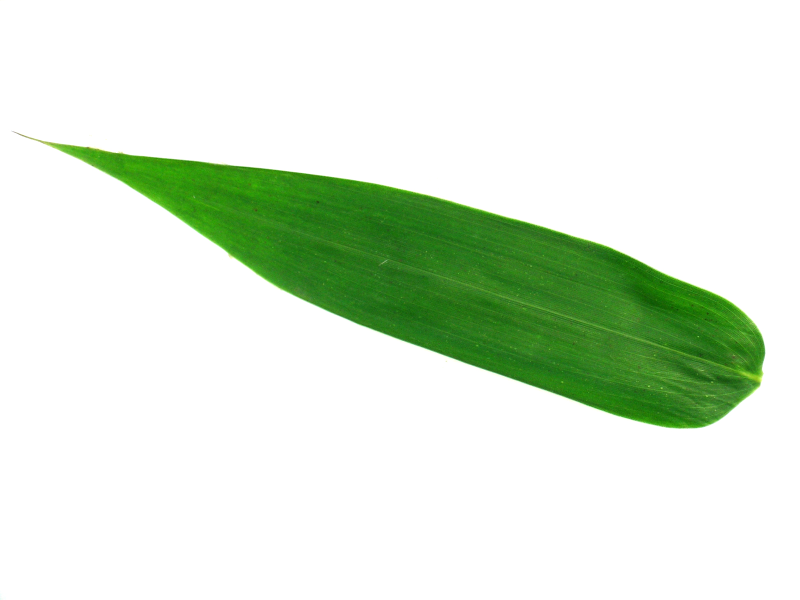
#> input picture model/Leaves/1013.jpg, 1600 x 1200 px, found by its file name (shown at 1/2 size); its folder holds only this picture in this run
$ jupyter execute --allow-errors Creating_Dataset_from_Images.ipynb   (shell and % lines are left out)   (older library calls are emulated)
#> lines starting #> are read from the running program, lines starting #| are printed output that depends on the picture; after the words box and inside, x2 and y2 are one past the last pixel; in counts of white or black regions, pixels touching at a corner belong together
**Creating Dataset from Images**

[cell 1]
from google.colab import drive
drive.mount('/content/drive')

[cell 2]
cd /content/drive/MyDrive/Inter-IIT

[cell 3]
import os
import cv2
import numpy as np
import pandas as pd

[cell 4]
import mahotas as mt
from matplotlib import pyplot as plt

[cell 5]
path = r'/content/drive/MyDrive/Inter-IIT/Leaves/'
img_folder = os.listdir(path)

[cell 6]
points_to_diff_category = [1001,1059,1060,1122,1552,1616,1123,1194,1195,1267,1268,1323,1324,1385,1386,1437,1497,1551,1438,1496,2001,2050,2051,2113,2114,2165,2166,2230,2231,2290,2291,2346,2347,2423,2424,2485,2486,2546,2547,2612,2616,2675,3001,3055,3056,3110,3111,3175,3176,3229,3230,3281,3282,3334,3335,3389,3390,3446,3447,3510,3511,3563,3566,3621]

[cell 7]
def form_dataset():
    attributes = ['target','area','perimeter','length','width','aspect_ratio','rectangularity','circularity','red_mean','green_mean','blue_mean','stddev_red','stddev_green','stddev_blue','contrast','correlation','inverse_difference_moments','entropy']
    df = pd.DataFrame([], columns=attributes)
    for file in img_folder:
        imgpath = path + file
        main_img = cv2.imread(imgpath)
#> main_img is the input picture: shape (1200, 1600, 3); mean B, G, R 215.3, 233.1, 219.3
        img = cv2.cvtColor(main_img, cv2.COLOR_BGR2RGB)
        gray = cv2.cvtColor(img,cv2.COLOR_RGB2GRAY)
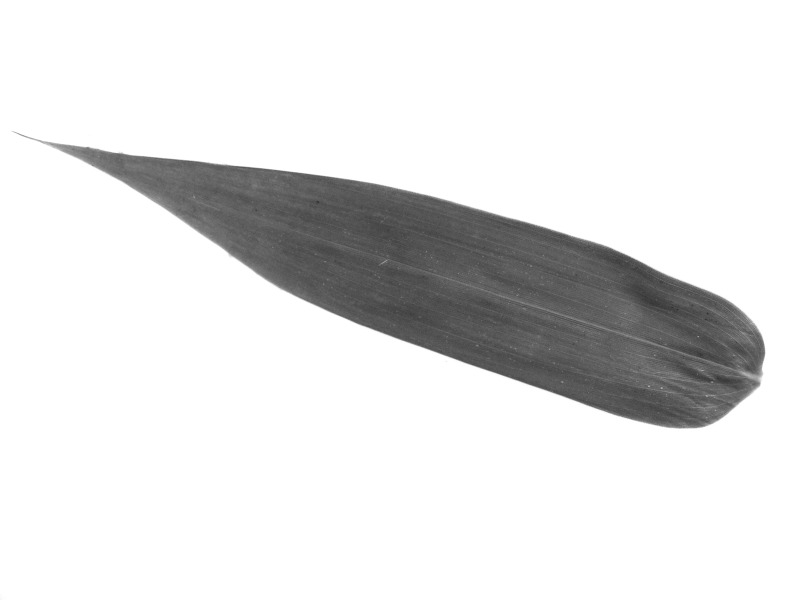
#> gray: shape (1200, 1600) (shown at 1/2 size); min 43, max 255, mean 226.9
        blur = cv2.GaussianBlur(gray, (25,25),0)
        ret_otsu,im_bw_otsu = cv2.threshold(blur,0,255,cv2.THRESH_BINARY_INV+cv2.THRESH_OTSU)
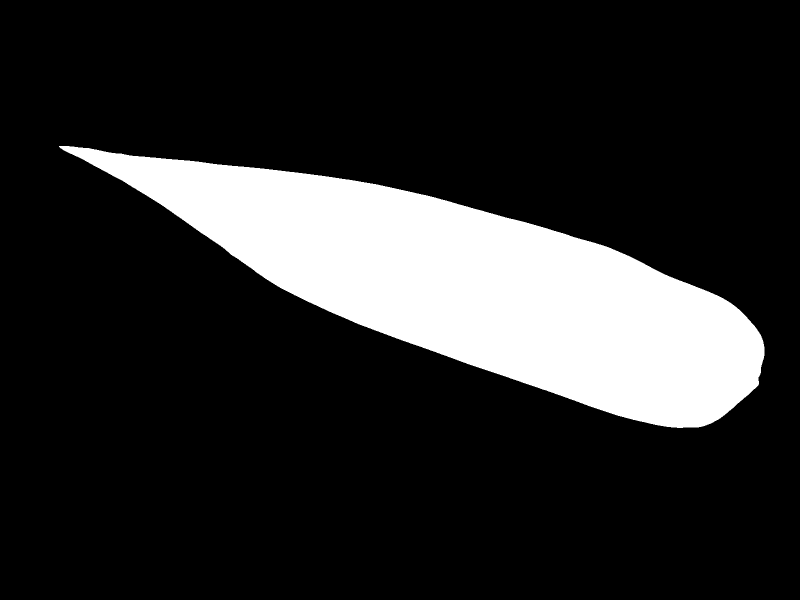
#> im_bw_otsu: shape (1200, 1600) (shown at 1/2 size); 17.1% white; 1 white region, box (x1, y1, x2, y2) and area: (118, 292, 1529, 856) 328544
#> ret_otsu = 174
        kernel = np.ones((50,50),np.uint8)
        closing = cv2.morphologyEx(im_bw_otsu, cv2.MORPH_CLOSE, kernel)
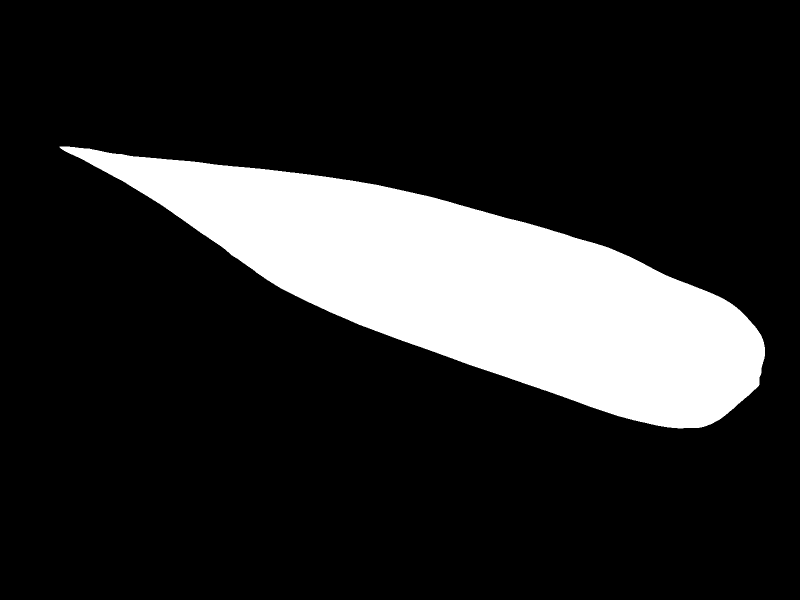
#> closing: shape (1200, 1600) (shown at 1/2 size); 17.1% white; 1 white region
        red_channel = img[:,:,0]
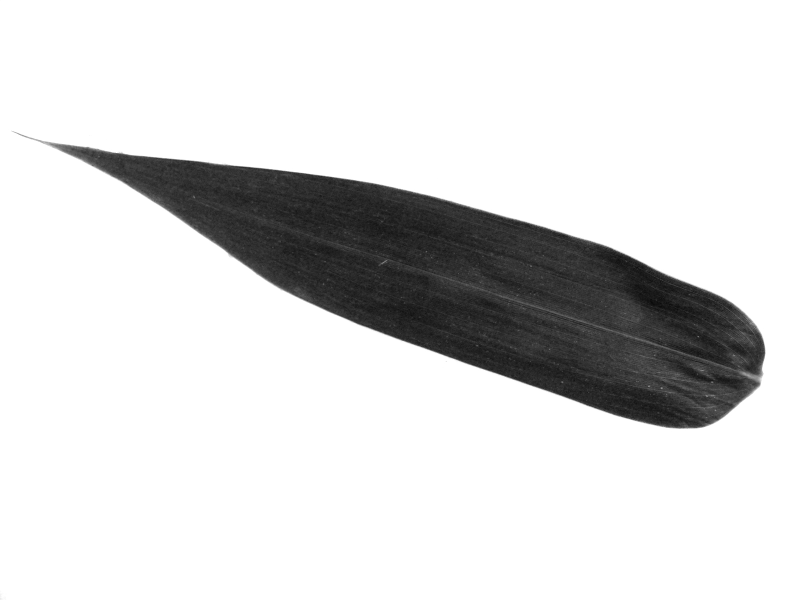
#> red_channel: shape (1200, 1600) (shown at 1/2 size); min 2, max 255, mean 219.3
        green_channel = img[:,:,1]
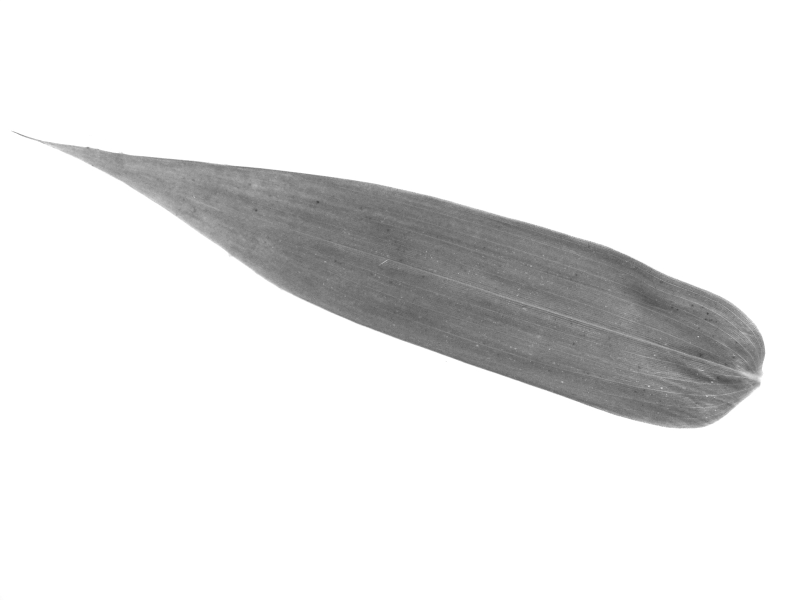
#> green_channel: shape (1200, 1600) (shown at 1/2 size); min 61, max 255, mean 233.1
        blue_channel = img[:,:,2]
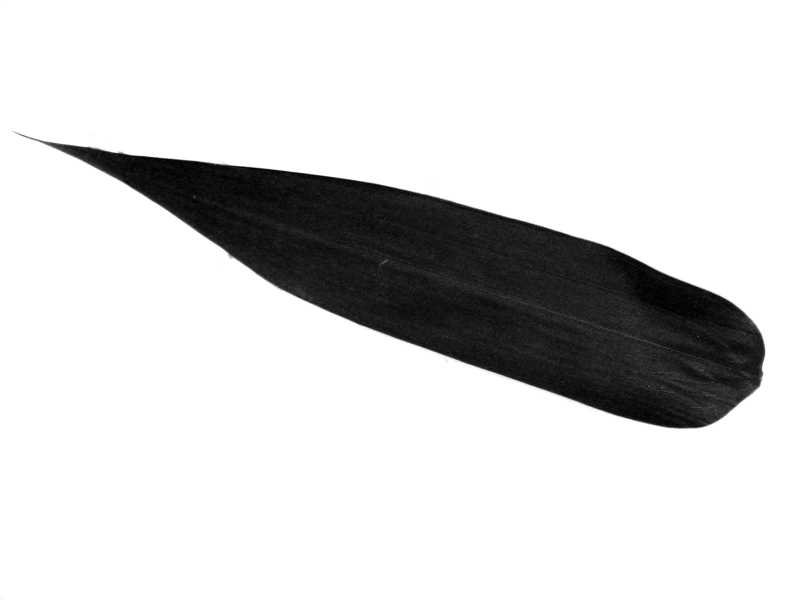
#> blue_channel: shape (1200, 1600) (shown at 1/2 size); min 0, max 255, mean 215.3
        blue_channel[blue_channel == 255] = 0
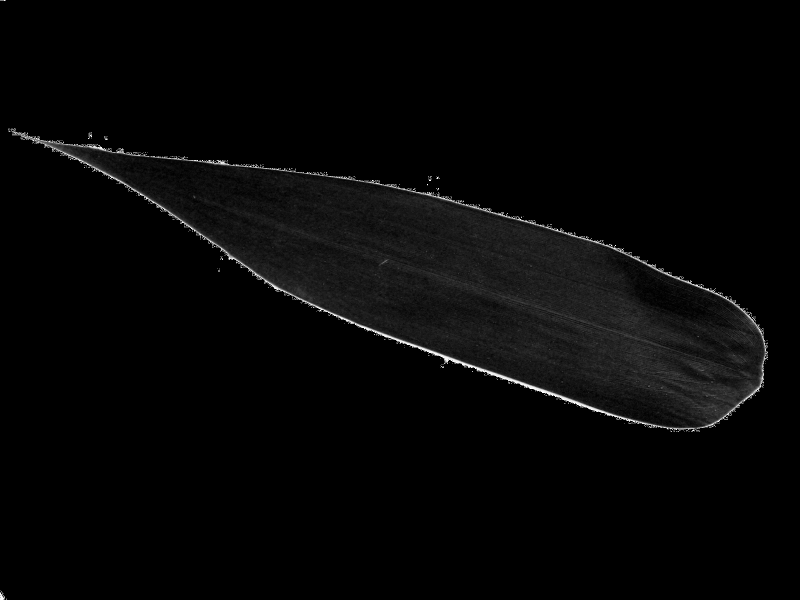
#> blue_channel: shape (1200, 1600) (shown at 1/2 size); min 0, max 254, mean 6
        green_channel[green_channel == 255] = 0
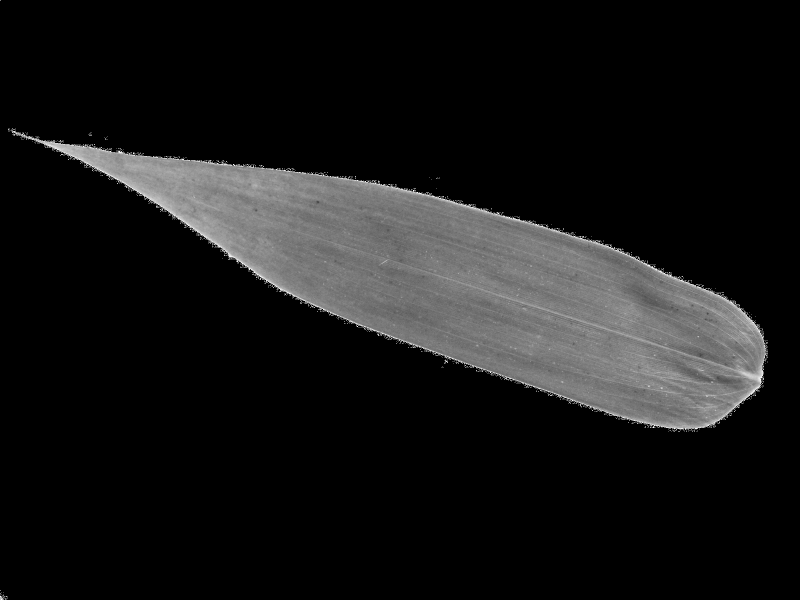
#> green_channel: shape (1200, 1600) (shown at 1/2 size); min 0, max 254, mean 23.1
        red_channel[red_channel == 255] = 0
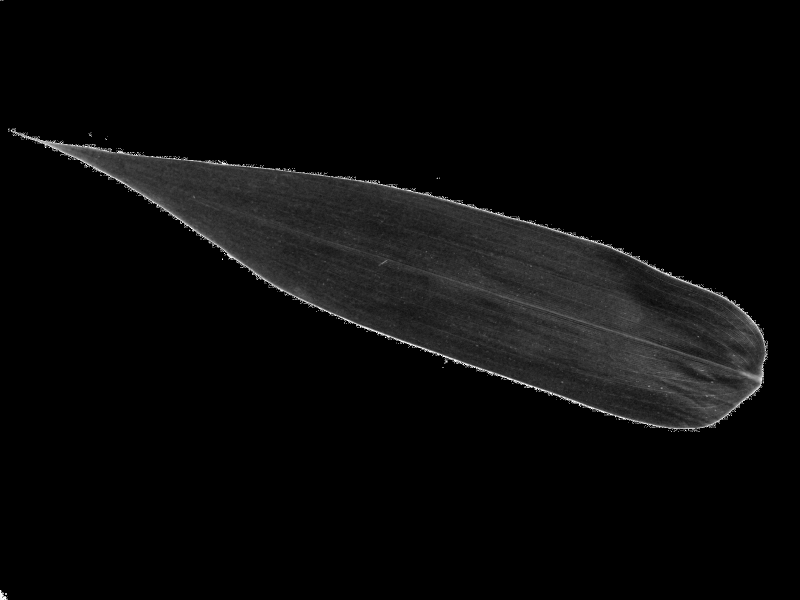
#> red_channel: shape (1200, 1600) (shown at 1/2 size); min 0, max 254, mean 9.7
        red_mean = np.mean(red_channel)
#> red_mean = 9.73
        green_mean = np.mean(green_channel)
#> green_mean = 23.09
        blue_mean = np.mean(blue_channel)
#> blue_mean = 5.96
        red_std = np.std(red_channel)
#> red_std = 25.74
        green_std = np.std(green_channel)
#> green_std = 50.92
        blue_std = np.std(blue_channel)
#> blue_std = 21
        contours, _ = cv2.findContours(closing,cv2.RETR_TREE,cv2.CHAIN_APPROX_SIMPLE)
#> contours = 1 contour; box (x1, y1, x2, y2) and area: (119, 293, 1530, 857) 327096
        cnt = contours[0]
#> cnt = contour of 1613 points, box (x1, y1, x2, y2) (119, 293, 1530, 857), area 327096
        Mom = cv2.moments(cnt)
#> Mom = moments, m00 327096, centre m10/m00, m01/m00 = (944.5, 572.8)
        area = cv2.contourArea(cnt)
#> area = 327096
        perimeter = cv2.arcLength(cnt,True)
#> perimeter = 3339.1
        x,y,w,h = cv2.boundingRect(cnt)
#> x = 119; y = 293; w = 1411; h = 564
        aspect_ratio = float(w)/h
#> aspect_ratio = 2.5
        rectangularity = w*h/area
#> rectangularity = 2.43
        circularity = ((perimeter)**2)/area
#> circularity = 34.09
        textures = mt.features.haralick(gray)
        ht_mean = textures.mean(axis=0)
        contrast = ht_mean[1]
        correlation = ht_mean[2]
        inverse_diff_moments = ht_mean[4]
        entropy = ht_mean[8]
        label=''
        label_num = int(file.split(".")[0])
        fl = 0
        i = 0
        for i in range(0,len(points_to_diff_category),2):
          if((label_num >= points_to_diff_category[i]) and (label_num <= points_to_diff_category[i+1])):
            fl = 1
            break
        if(fl==1):
          label = int((i/2))
        v = [label,area,perimeter,w,h,aspect_ratio,rectangularity,circularity,red_mean,green_mean,blue_mean,red_std,green_std,blue_std,contrast,correlation,inverse_diff_moments,entropy]
        temp = pd.DataFrame([v],columns=attributes)
        df = df.append(temp)
    return df

$ run again, on model/Leaves/1103.jpg
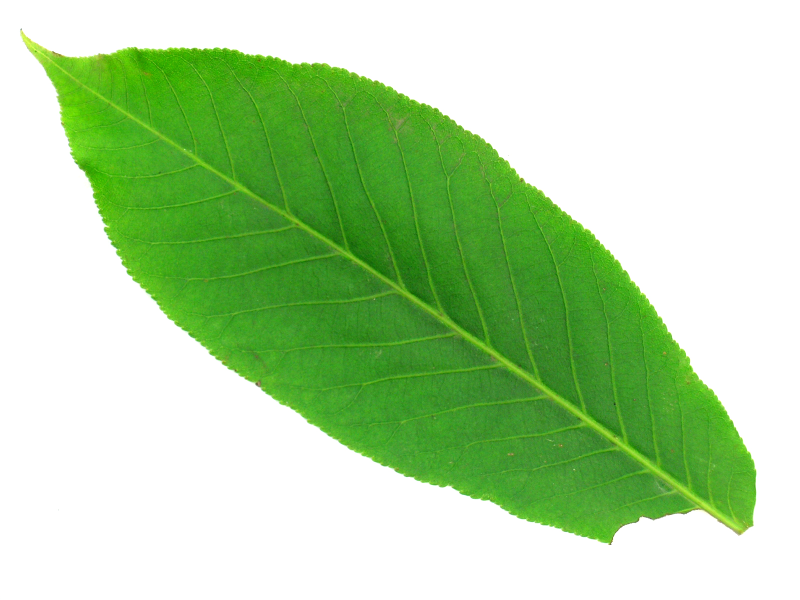
#> input picture model/Leaves/1103.jpg, 1600 x 1200 px, found by its file name (shown at 1/2 size)
#> in form_dataset, main_img is the input picture: shape (1200, 1600, 3); mean B, G, R 164.7, 215.5, 179.4
#> in form_dataset, `ret_otsu,im_bw_otsu = cv2.threshold(blur,0,255,cv2.THRESH_BINARY_INV+c..`:
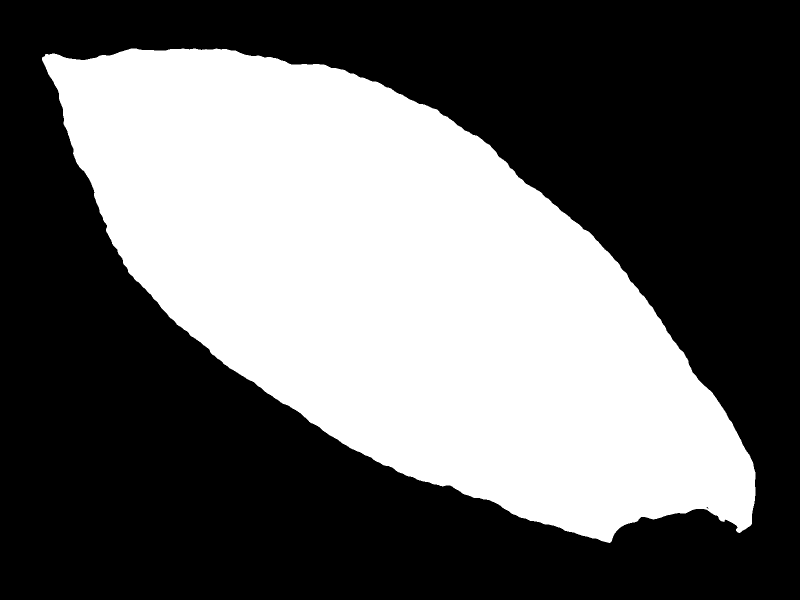
#> im_bw_otsu: shape (1200, 1600) (shown at 1/2 size); 40.5% white; 1 white region, box (x1, y1, x2, y2) and area: (84, 97, 1511, 1086) 777655
#> ret_otsu = 185
#> closing: shape (1200, 1600); 40.5% white; 1 white region
#> in form_dataset, `red_channel[red_channel == 255] = 0`:
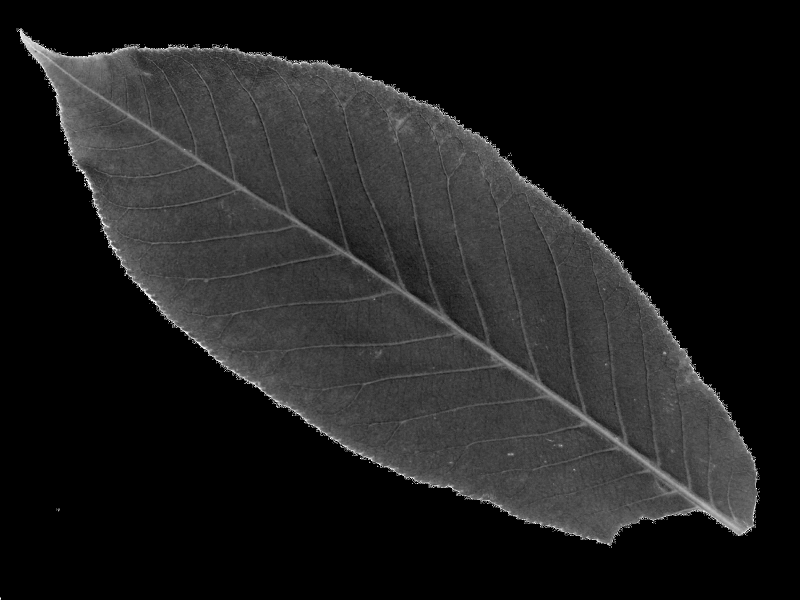
#> red_channel: shape (1200, 1600) (shown at 1/2 size); min 0, max 254, mean 30.3
#> red_mean = 30.28
#> green_mean = 66.04
#> blue_mean = 15.86
#> red_std = 40.17
#> green_std = 79.83
#> blue_std = 25.98
#> contours = 1 contour; box (x1, y1, x2, y2) and area: (85, 98, 1512, 1087) 776729
#> cnt = contour of 1707 points, box (x1, y1, x2, y2) (85, 98, 1512, 1087), area 776729
#> Mom = moments, m00 776729, centre m10/m00, m01/m00 = (796.6, 574.3)
#> area = 776729
#> perimeter = 4058
#> x = 85; y = 98; w = 1427; h = 989
#> aspect_ratio = 1.44
#> rectangularity = 1.82
#> circularity = 21.2

$ run again, on model/Leaves/1118.jpg
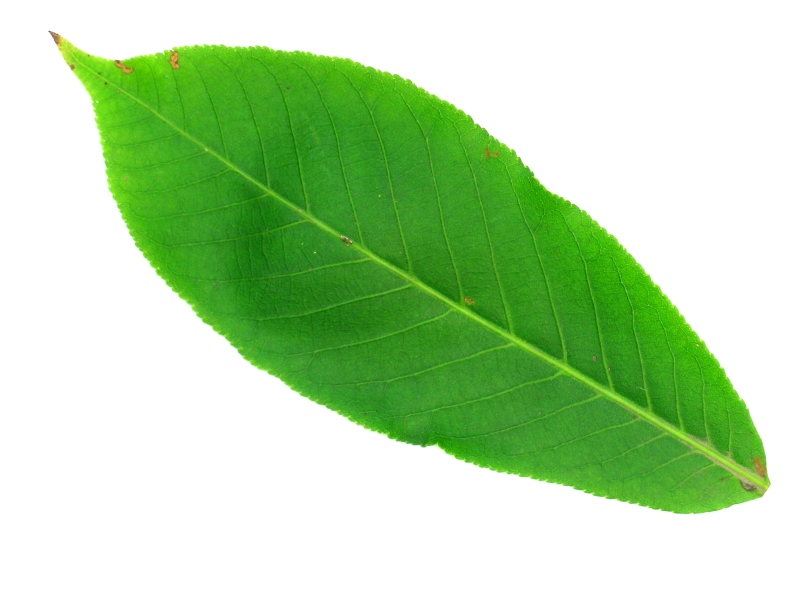
#> input picture model/Leaves/1118.jpg, 1600 x 1200 px, found by its file name (shown at 1/2 size)
#> in form_dataset, main_img is the input picture: shape (1200, 1600, 3); mean B, G, R 168.9, 218.2, 181.6
#> in form_dataset, `ret_otsu,im_bw_otsu = cv2.threshold(blur,0,255,cv2.THRESH_BINARY_INV+c..`:
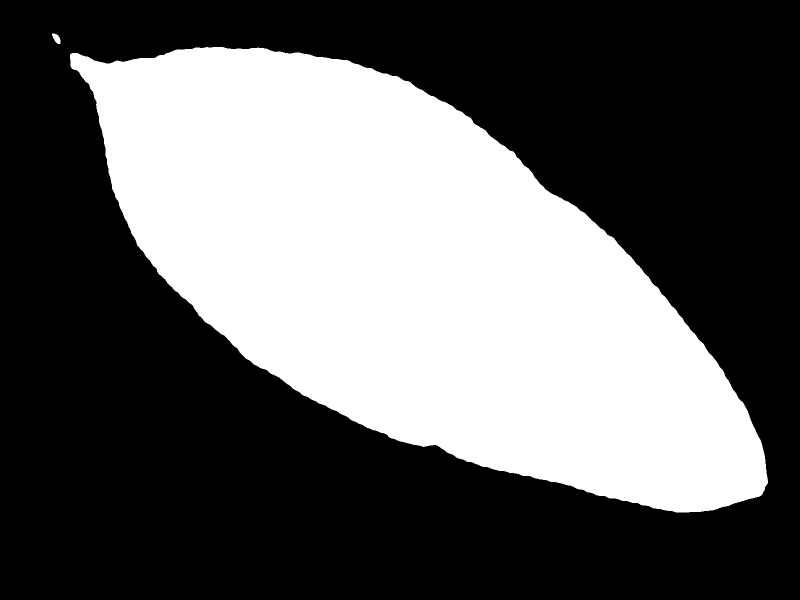
#> im_bw_otsu: shape (1200, 1600) (shown at 1/2 size); 37.7% white; 2 white regions, box (x1, y1, x2, y2) and area: (140, 94, 1536, 1025) 722920, (104, 67, 121, 88) 222
#> ret_otsu = 184
#> closing: shape (1200, 1600); 37.7% white; 2 white regions
#> in form_dataset, `red_channel[red_channel == 255] = 0`:
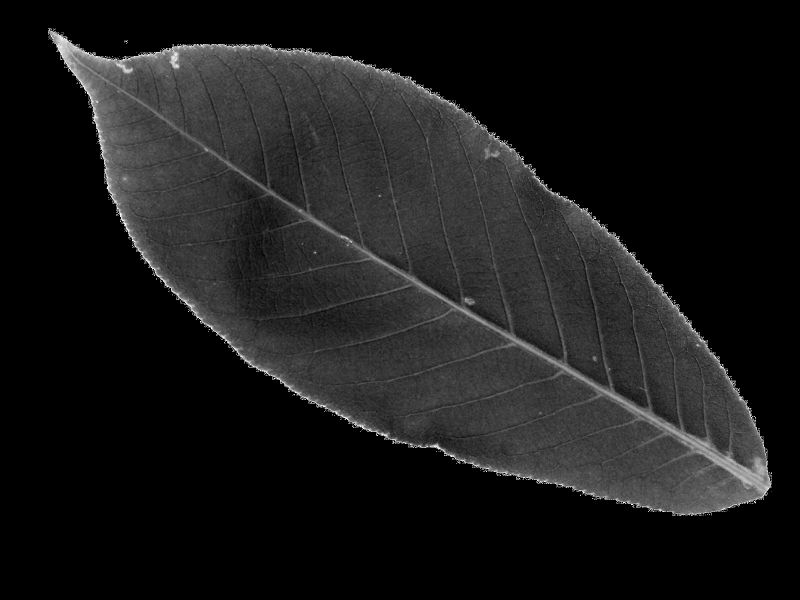
#> red_channel: shape (1200, 1600) (shown at 1/2 size); min 0, max 254, mean 25.5
#> red_mean = 25.54
#> green_mean = 61.72
#> blue_mean = 13.05
#> red_std = 37.77
#> green_std = 79.29
#> blue_std = 24.2
#> contours = 2 contours; box (x1, y1, x2, y2) and area: (141, 95, 1537, 1026) 721664, (105, 68, 122, 89) 196
#> cnt = contour of 1614 points, box (x1, y1, x2, y2) (141, 95, 1537, 1026), area 721664
#> Mom = moments, m00 721664.5, centre m10/m00, m01/m00 = (831.3, 550.3)
#> area = 721664.5
#> perimeter = 3882.4
#> x = 141; y = 95; w = 1396; h = 931
#> aspect_ratio = 1.5
#> rectangularity = 1.8
#> circularity = 20.89
